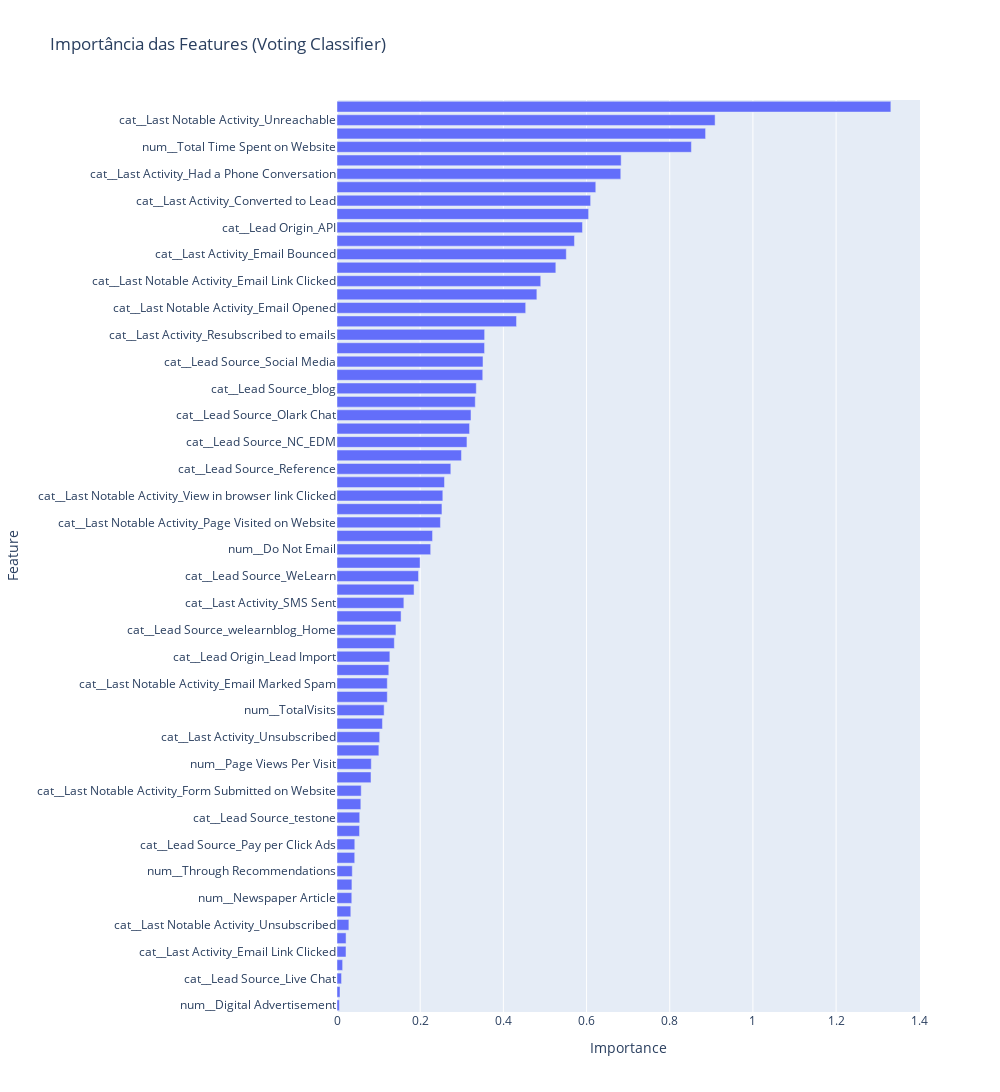

Notebook code for this chart:
### Code cell
fig = px.bar(df_feature_importances,
             x='Importance',
             y='Feature',
             orientation='h',
             title='Importância das Features (Voting Classifier)'
)

fig.update_layout(height=1280, width=1000)
fig.show()

### Figure 1 — Plotly figure (JSON) as saved in the notebook; plotly's stock layout.template omitted (floating-point values rounded to 4 significant figures)
{"data": [{"hovertemplate": "Importance=%{x}<br>Feature=%{y}<extra></extra>", "legendgroup": "", "marker": {"color": "#636efa", "pattern": {"shape": ""}}, "name": "", "orientation": "h", "showlegend": false, "textposition": "auto", "type": "bar", "x": [0.005724, 0.007278, 0.0109, 0.01355, 0.02167, 0.02177, 0.02856, 0.03318, 0.03554, 0.03588, 0.03676, 0.04263, 0.04277, 0.0542, 0.05459, 0.05729, 0.05822, 0.08172, 0.08245, 0.1007, 0.1026, 0.1093, 0.1133, 0.1209, 0.1209, 0.1245, 0.1271, 0.1378, 0.1417, 0.1541, 0.1608, 0.1853, 0.1959, 0.1997, 0.2252, 0.2297, 0.2487, 0.2523, 0.2544, 0.2584, 0.2736, 0.2992, 0.3125, 0.3187, 0.3221, 0.3324, 0.3349, 0.3504, 0.351, 0.3548, 0.355, 0.4316, 0.4537, 0.4805, 0.4898, 0.5261, 0.5513, 0.5709, 0.5902, 0.605, 0.6098, 0.6222, 0.6823, 0.6832, 0.8521, 0.8862, 0.9091, 1.332], "xaxis": "x", "y": ["num__Digital Advertisement", "num__Search", "cat__Lead Source_Live Chat", "num__A free copy of Mastering The Interview", "cat__Last Activity_Email Link Clicked", "cat__Last Activity_Visited Booth in Tradeshow", "cat__Last Notable Activity_Unsubscribed", "cat__Last Notable Activity_Approached upfront", "num__Newspaper Article", "num__Do Not Call", "num__Through Recommendations", "num__Newspaper", "cat__Lead Source_Pay per Click Ads", "cat__Last Activity_View in browser link Clicked", "cat__Lead Source_testone", "num__X Education Forums", "cat__Last Notable Activity_Form Submitted on Website", "cat__Lead Source_youtubechannel", "num__Page Views Per Visit", "cat__Last Activity_Email Opened", "cat__Last Activity_Unsubscribed", "cat__Lead Source_bing", "num__TotalVisits", "cat__Last Activity_Email Marked Spam", "cat__Last Notable Activity_Email Marked Spam", "cat__Lead Source_Google", "cat__Lead Origin_Lead Import", "cat__Last Notable Activity_Email Received", "cat__Lead Source_welearnblog_Home", "cat__Lead Source_Click2call", "cat__Last Activity_SMS Sent", "cat__Last Notable Activity_Email Bounced", "cat__Lead Source_WeLearn", "cat__Lead Source_Organic Search", "num__Do Not Email", "cat__Last Activity_Unreachable", "cat__Last Notable Activity_Page Visited on Website", "cat__Last Activity_Form Submitted on Website", "cat__Last Notable Activity_View in browser link Clicked", "cat__Lead Source_Referral Sites", "cat__Lead Source_Reference", "cat__Last Activity_Email Received", "cat__Lead Source_NC_EDM", "cat__Last Activity_Page Visited on Website", "cat__Lead Source_Olark Chat", "cat__Lead Source_Direct Traffic", "cat__Lead Source_blog", "cat__Last Notable Activity_SMS Sent", "cat__Lead Source_Social Media", "cat__Last Notable Activity_Resubscribed to emails", "cat__Last Activity_Resubscribed to emails", "cat__Lead Source_Facebook", "cat__Last Notable Activity_Email Opened", "cat__Last Activity_Olark Chat Conversation", "cat__Last Notable Activity_Email Link Clicked", "cat__Last Notable Activity_Modified", "cat__Last Activity_Email Bounced", "cat__Last Notable Activity_Olark Chat Conversation", "cat__Lead Origin_API", "cat__Last Notable Activity_Had a Phone Conversation", "cat__Last Activity_Converted to Lead", "cat__Lead Origin_Landing Page Submission", "cat__Last Activity_Had a Phone Conversation", "cat__Last Activity_Approached upfront", "num__Total Time Spent on Website", "cat__Lead Source_Welingak Website", "cat__Last Notable Activity_Unreachable", "cat__Lead Origin_Lead Add Form"], "yaxis": "y"}], "layout": {"barmode": "relative", "height": 1280, "legend": {"tracegroupgap": 0}, "title": {"text": "Importância das Features (Voting Classifier)"}, "width": 1000, "xaxis": {"anchor": "y", "domain": [0, 1], "title": {"text": "Importance"}}, "yaxis": {"anchor": "x", "domain": [0, 1], "title": {"text": "Feature"}}}}
